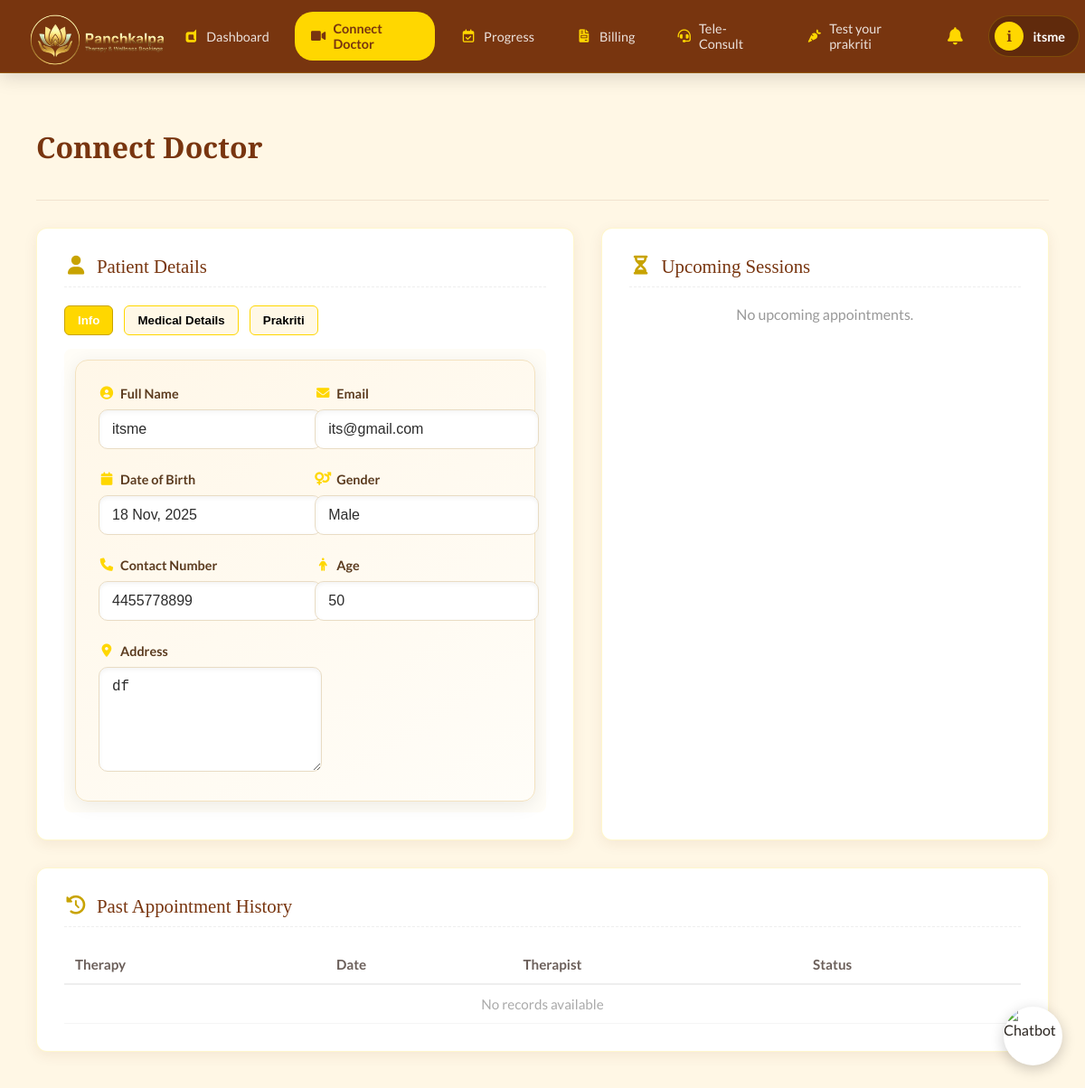
The app's page /patient/appointments/ (signed in), older data.
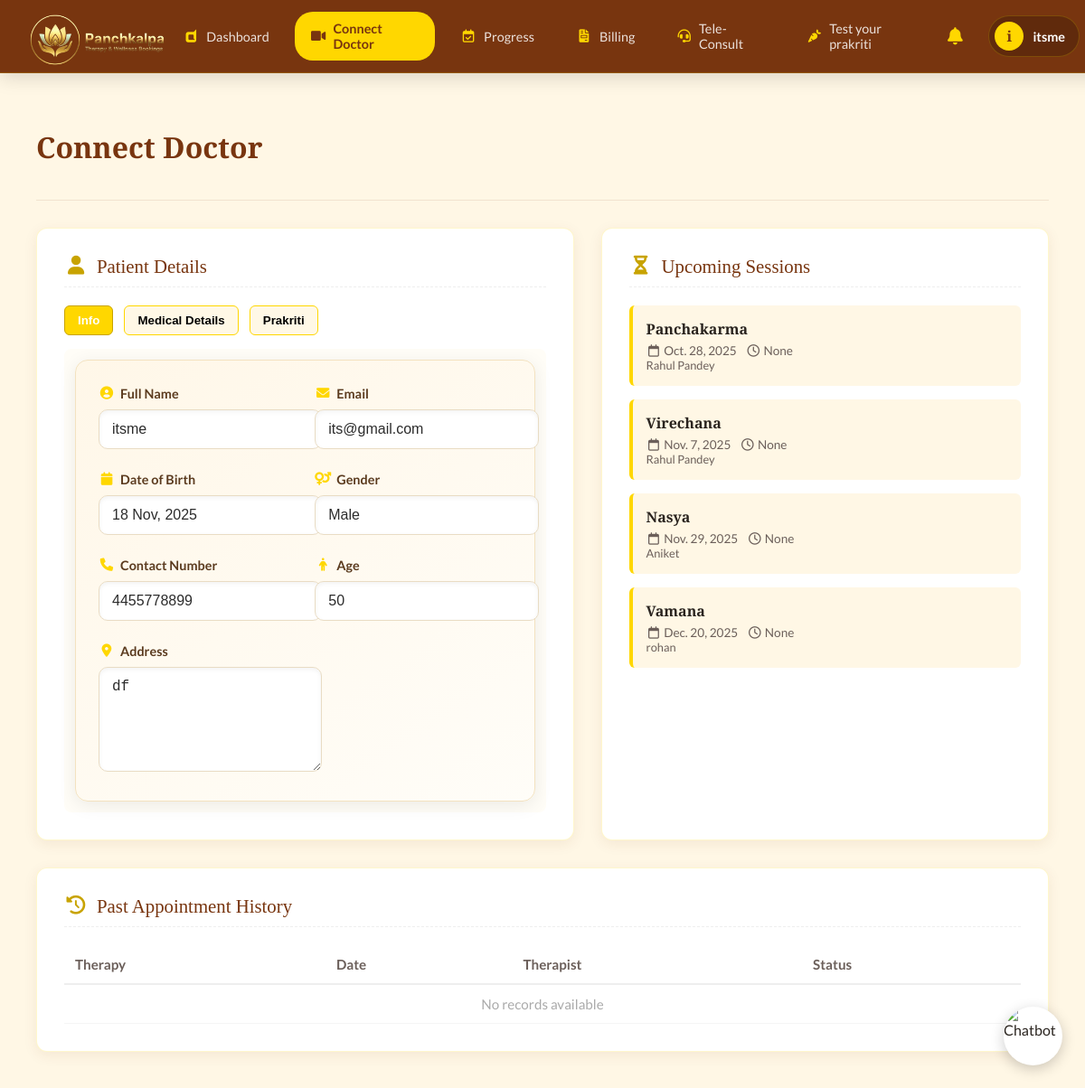
The same page, newer data.
### Patient/models.py (models this page shows, shortened)
class PatientProfile(models.Model):
    user = models.OneToOneField(
        User,
        on_delete=models.CASCADE,
        related_name="patientprofile"
    )
    contact = models.CharField(max_length=15, null=True, blank=True)
    age = models.PositiveIntegerField(null=True, blank=True)
    dob = models.DateField(null=True, blank=True)
    gender = models.CharField(max_length=10, null=True, blank=True)
    address = models.TextField(null=True, blank=True)
    allergies = models.CharField(max_length=255, null=True, blank=True)
    prakriti_type = models.CharField(max_length=20, null=True, blank=True)
    therapy_stage = models.CharField(max_length=20, null=True, blank=True)
    symptoms = models.JSONField(default=list, blank=True)

class Appointment(models.Model):
    patient = models.ForeignKey(PatientProfile, on_delete=models.CASCADE)
    therapy = models.ForeignKey(Therapy, on_delete=models.CASCADE)
    therapist = models.ForeignKey(Therapist, on_delete=models.SET_NULL, null=True, blank=True)
    date = models.DateField(null=True, blank=True)
    time = models.TimeField(null=True, blank=True)
    status = models.CharField(default="Pending", max_length=50)

### therapist/models.py (models this page shows, shortened)
class Therapy(models.Model):
    name = models.CharField(max_length=100)
    description = models.TextField(blank=True, null=True)

class Therapist(models.Model):
    name = models.CharField(max_length=200)
    email = models.EmailField(unique=True)
    dob = models.DateField()
    password = models.CharField(max_length=255)

### Patient/views.py (the view, shortened to what this page needs)
# urls.py: path('appointments/', views.appointments, name='patient-appointments'),
@login_required
def appointments(request):
    patient = request.user.patientprofile   # ⭐ FIXED: correct model
    therapies = Therapy.objects.all()
    upcoming = Appointment.objects.filter(patient=patient).order_by("date")
    history = Appointment.objects.filter(patient=patient).order_by("-date")
    medical = {
        "allergies": patient.allergies,
        "contact": patient.contact
    }
    prakriti = {
        "type": patient.prakriti_type,
        "description": patient.prakriti_description if hasattr(patient, "prakriti_description") else ""
    }
    return render(request, "patient-portal/appointments.html", {
        "therapies": therapies,
        "upcoming": upcoming,
        "history": history,
        "questions": PRAKRITI_QUESTIONS,
        "patient": patient,
        "medical": medical,
        "prakriti": prakriti,
    })

### templates/patient-portal/appointments.html (shortened to what this page needs)
{% extends "patient-portal/base.html" %}
{% load static %}
{% block appointments %}active{% endblock %}
{% block style %}
<link rel="stylesheet" href="https://cdnjs.cloudflare.com/ajax/libs/font-awesome/6.0.0/css/all.min.css">
<link rel="stylesheet" href="{% static 'css/patient-portal/appointments.css' %}">
{% endblock %}
{% block content %}
<div class="appointments-main-container">
    <div class="appointments-page-header">
        <h1 class="appointments-page-title">Connect Doctor</h1>
    </div>
    <div class="appointments-grid-layout">
        <div class="appointments-content-card">
            <div class="appointments-card-header">
                <i class="fa-solid fa-user" style="color:var(--theme-gold-dark)"></i> Patient Details
            </div>
            <div class="pd-nav">
                <button class="pd-tab active" onclick="showPDTab('info')">Info</button>
                <button class="pd-tab" onclick="showPDTab('medical')">Medical Details</button>
                <button class="pd-tab" onclick="showPDTab('prakriti')">Prakriti</button>
            </div>
            <div class="pd-content">
                <div class="pd-section" id="pd-info" style="display:block;">
                    <div class="info-card-beautiful">
                        <div class="info-grid">
                            <div class="info-item">
                                <label><i class="fa-solid fa-user-circle"></i> Full Name</label>
                                <input type="text" value="{{ patient.user.first_name }} {{ patient.user.last_name }}" readonly>
                            </div>
                            <div class="info-item">
                                <label><i class="fa-solid fa-envelope"></i> Email</label>
                                <input type="text" value="{{ patient.user.email }}" readonly>
                            </div>
                            <div class="info-item">
                                <label><i class="fa-solid fa-calendar"></i> Date of Birth</label>
                                <input type="text" value="{{ patient.dob|date:'d M, Y' }}" readonly>
                            </div>
                            <div class="info-item">
                                <label><i class="fa-solid fa-venus-mars"></i> Gender</label>
                                <input type="text" value="{{ patient.gender }}" readonly>
                            </div>
                            <div class="info-item">
                                <label><i class="fa-solid fa-phone"></i> Contact Number</label>
                                <input type="text" value="{{ patient.contact }}" readonly>
                            </div>
                            <div class="info-item">
                                <label><i class="fa-solid fa-person"></i> Age</label>
                                <input type="text" value="{{ patient.age }}" readonly>
                            </div>
                            <div class="info-item full-width">
                                <label><i class="fa-solid fa-location-dot"></i> Address</label>
                                <textarea readonly>{{ patient.address }}</textarea>
                            </div>
                        </div>
                    </div>
                </div>
            </div>
        </div>
        <div class="appointments-content-card">
            <div class="appointments-card-header">
                <i class="fas fa-hourglass-half" style="color:var(--theme-gold-dark)"></i> Upcoming Sessions
            </div>
            <div id="upcoming-list">
                {% if upcoming %}
                {% for appt in upcoming %}
                <div class="appointment-list-item">
                    <div class="appointment-info">
                        <h4>{{ appt.therapy.name }}</h4>
                        <div class="appointment-meta">
                            <span><i class="far fa-calendar"></i> {{ appt.date }}</span>
                            <span><i class="far fa-clock"></i> {{ appt.time }}</span>
                        </div>
                        <div style="font-size:0.8rem; color:var(--theme-muted);">
                            {{ appt.therapist.name }}
                        </div>
                    </div>
                </div>
                {% endfor %}
                {% else %}
                    <p style="text-align:center; color:#999;">No upcoming appointments.</p>
                {% endif %}
            </div>
        </div>
    </div>
    <div class="appointments-content-card">
        <div class="appointments-card-header">
            <i class="fas fa-history" style="color:var(--theme-gold-dark)"></i> Past Appointment History
        </div>
        <div class="history-table-wrapper">
            <table class="history-table">
                <thead>
                <tr>
                    <th>Therapy</th>
                    <th>Date</th>
                    <th>Therapist</th>
                    <th>Status</th>
                </tr>
                </thead>
                <tbody id="history-list">
                    <tr>
                        <td colspan="4" style="text-align:center; color:#aaa;">No records available</td>
                    </tr>
                </tbody>
            </table>
        </div>
    </div>
</div>
{% endblock %}

### templates/patient-portal/base.html (shortened to what this page needs)
{% load static %}
<!DOCTYPE html>
<html lang="en">
<head>
    <link rel="stylesheet" href="https://cdnjs.cloudflare.com/ajax/libs/font-awesome/7.0.1/css/all.min.css"
 />
    <link href="https://cdn.jsdelivr.net/npm/@n8n/chat/dist/style.css" rel="stylesheet" />
    <link rel="stylesheet" href="{% static 'css/patient-portal/base.css' %}">
    {% block style %}{% endblock style %}
</head>
<body>
    <nav class="dashboard-navbar-container">
        <div class="dashboard-logo-wrapper">
            <img src="/static/assets/panchkalpa-logo-trans.png" alt="Panchkalpa">
        </div>
        <div class="dashboard-nav-links-group">
            <a href="{% url 'patient-dashboard' %}"
                class="dashboard-nav-item-button {% block dashboard %}{% endblock dashboard %}">
                <i class="fa-brands fa-dashcube"></i>
                Dashboard
            </a>
            <a href="{% url 'patient-appointments' %}"
                class="dashboard-nav-item-button {% block appointments %}{% endblock appointments %}">
                <i class="fa-solid fa-video"></i>
                Connect Doctor
            </a>
            <a href="{% url 'patient-progress' %}"
                class="dashboard-nav-item-button {% block progress %}{% endblock progress %}">
                <i class="fa-regular fa-calendar-check"></i>
                Progress
            </a>
            <a href="{% url 'billing:billing-home' %}"
                class="dashboard-nav-item-button {% block billing %}{% endblock billing %}">
                <i class="fa-solid fa-file-invoice"></i>
                Billing
            </a>
            <a href="{% url 'patient-teleconsult' %}"
                class="dashboard-nav-item-button {% block teleconsult %}{% endblock teleconsult %}">
                <i class="fa-solid fa-headset"></i>
                Tele-Consult
            </a>
            <a href="{% url 'prakriti_test' %}"
                class="dashboard-nav-item-button {% block diet %}{% endblock diet %}">
                <i class="fa-solid fa-carrot"></i>
                Test your prakriti
            </a>
        </div>
        <div class="dashboard-nav-profile-section">
            <div class="notify-wrapper">
                <button class="dashboard-nav-item-button"
                    style="background:none; border:none; cursor:pointer; padding: 10px;"
                    onclick="toggleNotifyPopup()">
                    <i class="fa-solid fa-bell" style="font-size:1.2rem; color:var(--theme-gold);"></i>
                </button>
            </div>
            <div class="dashboard-profile-summary-pill" onclick="window.location.href='{% url 'patient-profile' %}'">
                <div class="dashboard-profile-icon-circle">
                    {{ request.user.first_name|default:"A"|slice:":1" }}
                </div>
                <div class="dashboard-profile-name-text">
                    {{ request.user.first_name|default:"User" }}
                </div>
            </div>
        </div>
    </nav>
    <div id="chatbot-button">
        <img id="chatbot-avatar" src="{% static 'assets/AyurMitra-logo.png' %}" alt="Chatbot">
    </div>
    {% block content %}{% endblock content %}
</body>
</html>

### static/css/patient-portal/base.css (style rules this page uses)
:root { --theme-gold: #FFD700; --theme-gold-dark: #C8A300; --theme-cream: #FFF8E6; --theme-brown: #78350f; --theme-bg-light: #fff7e5; --theme-text-dark: #2A241F; --theme-muted: #6b5f5a; --theme-white: #ffffff; --theme-shadow: 0 4px 15px rgba(120, 53, 15, 0.08); --theme-radius: 12px; --theme-nav-height: 80px; --notify-shadow: 0 8px 30px rgba(0, 0, 0, 0.15); --notify-blue-bg: #E3F2FD; --notify-blue-text: #1565C0; --notify-red-bg: #FFEBEE; --notify-red-text: #C62828; --notify-green-bg: #E8F5E9; --notify-green-text: #2E7D32; --notify-gold-bg: #FFFDE7; --notify-gold-text: #F9A825; }
body { margin: 0; font-family: 'Lato', sans-serif; background-color: var(--theme-bg-light); color: var(--theme-text-dark); overflow-x: hidden; padding-top: var(--theme-nav-height); }
h1, h2, h3, h4, h5 { font-family: 'Playfair Display', serif; color: var(--theme-brown); }
.dashboard-navbar-container { position: fixed; top: 0; left: 0; width: 100%; height: var(--theme-nav-height); background: var(--theme-brown); display: flex; align-items: center; justify-content: space-between; padding: 0 30px; z-index: 1000; box-shadow: 0 4px 20px rgba(0, 0, 0, 0.15); border-bottom: 1px solid rgba(255, 215, 0, 0.2); }
.dashboard-logo-wrapper { height: 100%; display: flex; align-items: center; }
.dashboard-logo-wrapper img { height: 120px; width: auto; object-fit: contain; margin-top: 10px; }
.dashboard-nav-links-group { display: flex; gap: 10px; height: 100%; align-items: center; }
.dashboard-nav-item-button { padding: 10px 18px; border-radius: 20px; font-size: 0.9rem; font-weight: 500; color: rgba(255, 255, 255, 0.85); text-decoration: none; display: flex; align-items: center; gap: 8px; transition: all 0.3s ease; }
.dashboard-nav-item-button i { color: var(--theme-gold); }
.dashboard-nav-item-button.active { background: var(--theme-gold); color: var(--theme-brown); font-weight: 700; }
.dashboard-nav-item-button.active i { color: var(--theme-brown); }
.dashboard-nav-profile-section { display: flex; align-items: center; margin-right: 3vw; gap: 15px; }
.dashboard-profile-summary-pill { display: flex; align-items: center; gap: 10px; background: rgba(0, 0, 0, 0.2); padding: 6px 15px 6px 6px; border-radius: 30px; border: 1px solid rgba(255, 215, 0, 0.2); cursor: pointer; transition: background 0.3s; }
.dashboard-profile-icon-circle { width: 32px; height: 32px; background: var(--theme-gold); color: var(--theme-brown); font-weight: 700; border-radius: 50%; display: flex; justify-content: center; align-items: center; font-family: 'Playfair Display', serif; }
.dashboard-profile-name-text { font-size: 0.9rem; color: white; font-weight: 600; }
.notify-wrapper { position: relative; display: inline-block; }
#chatbot-button { position: fixed; bottom: 25px; right: 25px; width: 65px; height: 65px; border-radius: 50%; background: #fff; box-shadow: 0px 4px 15px rgba(0, 0, 0, 0.2); cursor: pointer; z-index: 9999; overflow: hidden; }
#chatbot-button img { width: 100%; height: 100%; object-fit: cover; }

### templates/patient-portal/appointments.html (style rules this page uses)
.pd-nav { display: flex; gap: 12px; margin-bottom: 15px; }
.pd-tab { padding: 8px 14px; border-radius: 6px; border: 1px solid var(--theme-gold); background: #fff8e6; cursor: pointer; font-weight: 600; transition: 0.2s; }
.pd-tab.active { background: var(--theme-gold); color: white; border-color: var(--theme-gold-dark); }
.pd-section { display: none; padding: 12px; background: #fffdf7; border-radius: 8px; line-height: 1.6; }
.info-card-beautiful { background: linear-gradient(145deg, #fff7e8, #fffdf8); border-radius: 14px; padding: 25px; border: 1px solid #f3e2c0; box-shadow: 0 4px 20px rgba(0,0,0,0.08); animation: fadeIn 0.5s ease; }
.info-grid { display: grid; grid-template-columns: repeat(2, 1fr); gap: 22px; }
.info-item label { font-weight: 700; color: #5b3b1f; font-size: 0.9rem; display: flex; align-items: center; gap: 6px; margin-bottom: 6px; }
.info-item label i { color: var(--theme-gold); }
.info-item input, .info-item textarea { width: 100%; padding: 12px 14px; border: 1px solid #e9dcc4; border-radius: 10px; background: #ffffff; font-size: 1rem; color: #2c2c2c; box-shadow: inset 0 2px 5px rgba(0,0,0,0.05); transition: 0.3s; }
.info-item textarea { height: 90px; }

Row changes from the older to the newer data that the page shows:
added Appointment: therapy.name "Panchakarma", date "Oct. 28, 2025", time "None", therapist.name "Rahul Pandey"
added Appointment: therapy.name "Virechana", date "Nov. 7, 2025", time "None", therapist.name "Rahul Pandey"
added Appointment: therapy.name "Nasya", date "Nov. 29, 2025", time "None", therapist.name "Aniket"
added Appointment: therapy.name "Vamana", date "Dec. 20, 2025", time "None", therapist.name "rohan"
Text that changed along with them:
text no longer shown: "No upcoming appointments."
